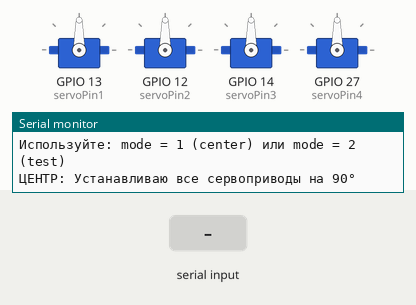
Simulated run of this program. Board: ESP32. Shown: 4 × servo, the last lines printed to the serial monitor. The inputs (shaded band) are chosen by the test bench.

Above: at 1.2 s.
1.3 s: "2\n" received over Serial
At 1.45 s:
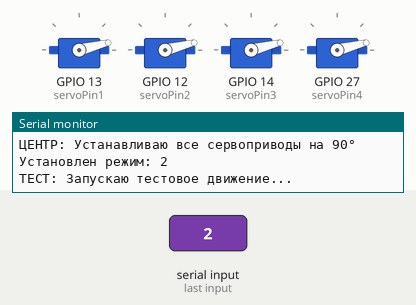
4.3 s: "2\n" received over Serial
At 4.45 s:
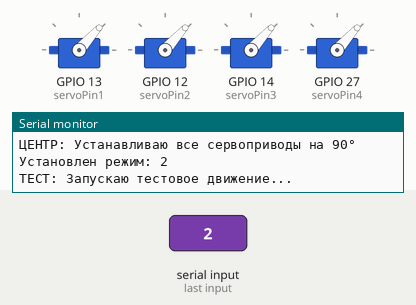
7.3 s: "1\n" received over Serial
At 7.45 s:
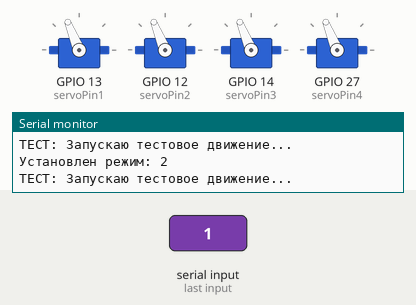
Timing chart, 0 to 10.3 s (numbered marks = the images above; inputs shaded):
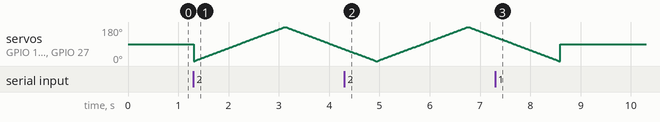

The program:

main.cpp
```cpp
#include <ESP32Servo.h>

Servo servo1, servo2, servo3, servo4;
const int servoPin1 = 13, servoPin2 = 12, servoPin3 = 14, servoPin4 = 27;
int angle = 0;        // Переменная для хранения текущего угла
int mode = 1;         // Переменная для режима: 1 = center, 2 = test

void setup() {
    Serial.begin(115200);

    // Настройка сервоприводов
    servo1.setPeriodHertz(50);
    servo1.attach(servoPin1, 500, 2500);
    servo2.setPeriodHertz(50);
    servo2.attach(servoPin2, 500, 2500);
    servo3.setPeriodHertz(50);
    servo3.attach(servoPin3, 500, 2500);
    servo4.setPeriodHertz(50);
    servo4.attach(servoPin4, 500, 2500);

    Serial.println("Система готова!");
    Serial.println("Используйте: mode = 1 (center) или mode = 2 (test)");
}

void center() {
    Serial.println("ЦЕНТР: Устанавливаю все сервоприводы на 90°");
    servo1.write(90);
    servo2.write(90);
    servo3.write(90);
    servo4.write(90);
}

void test() {
    Serial.println("ТЕСТ: Запускаю тестовое движение...");

    for (angle = 0; angle <= 180; angle += 2) {
        servo1.write(angle);
        servo2.write(angle);
        servo3.write(angle);
        servo4.write(angle);
        delay(20);
    }

    for (angle = 180; angle >= 0; angle -= 2) {
        servo1.write(angle);
        servo2.write(angle);
        servo3.write(angle);
        servo4.write(angle);
        delay(20);
    }
}

void loop() {
    // Если mode = 1, то использовать функцию center
    if (mode == 1) {
        center();
        mode = 0; // Чтобы не повторять постоянно
    }

    // Если mode = 2, то использовать функцию test
    if (mode == 2) {
        test();
        mode = 0; // Чтобы не повторять постоянно
    }

    // Можно менять режим через монитор порта
    if (Serial.available() > 0) {
        mode = Serial.parseInt();
        Serial.print("Установлен режим: ");
        Serial.println(mode);
    }
}
```
